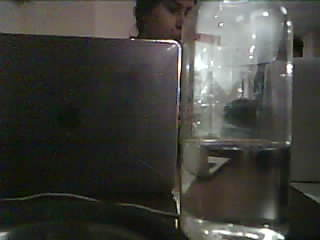
#> input picture Object-Detection-Microservice/YOLOProjects/water10.jpeg, 320 x 240 px
$ python water.py
#> lines starting #> are read from the running program, lines starting #| are printed output that depends on the picture; after the words box and inside, x2 and y2 are one past the last pixel; in counts of white or black regions, pixels touching at a corner belong together; long printed decimals are rounded
import numpy as np
import cv2
import matplotlib
import operator as op
matplotlib.use('TkAgg')

image = cv2.imread('water10.jpeg')
#> image is the input picture: shape (240, 320, 3); mean B, G, R 59.9, 64.8, 65.1

mask = np.zeros(image.shape[:2], np.uint8)

backgroundModel = np.zeros((1, 65), np.float64)
foregroundModel = np.zeros((1, 65), np.float64)

rectangle = (200, 0, 110, 240)

cv2.grabCut(image, mask, rectangle, backgroundModel, foregroundModel, 3, cv2.GC_INIT_WITH_RECT)

mask2 = np.where((mask == 2) | (mask == 0), 0, 1).astype('uint8')

image = image * mask2[:, :, np.newaxis]
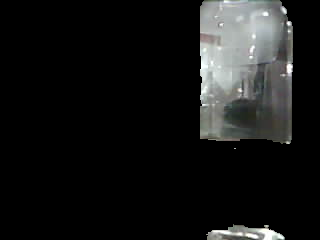
#> image: shape (240, 320, 3); mean B, G, R 23.5, 23.9, 23.2
edges = cv2.Canny(image, 100, 200)
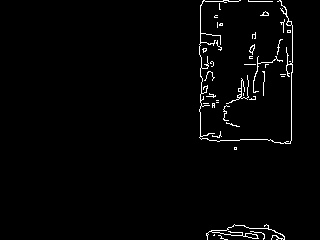
#> edges: shape (240, 320); 1.9% white in thin lines or dots, all inside (x1, y1, x2, y2) = (199, 0, 293, 240)

max_w = 0
index = 0
for i in range(10, len(edges)-10):

    if op.countOf(edges[i], 255) > max_w:
        max_w = op.countOf(edges[i], 255)
        print(max_w)
        index = i
        print(index)
#> this loop made 220 passes
#> max_w on passes 1, 2, 3, 4, 6, 53, 55, 130: 4, 5, 7, 8, 14, 19, 29, 33
#> (printed output is left out)
#> after the loop, index = 139; max_w = 33

perc = (len(edges)-index) / (len(edges))
#> perc = 0.421
print("hh")
print(perc)
#| 0.4208
cv2.imwrite('houghlines.jpg', edges)

$ run again, with Object-Detection-Microservice/YOLOProjects/water12.jpeg copied over Object-Detection-Microservice/YOLOProjects/water10.jpeg
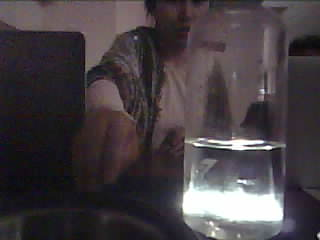
#> input picture Object-Detection-Microservice/YOLOProjects/water12.jpeg, 320 x 240 px
#> image is the input picture: shape (240, 320, 3); mean B, G, R 67, 63.1, 70.2
#> `image = image * mask2[:, :, np.newaxis]`:
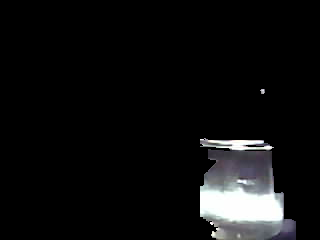
#> image: shape (240, 320, 3); mean B, G, R 15.6, 15.1, 14.9
#> `edges = cv2.Canny(image, 100, 200)`:
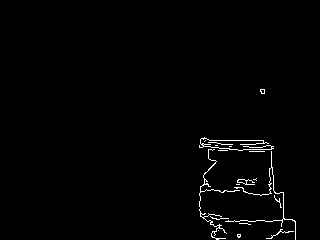
#> edges: shape (240, 320); 1.3% white in thin lines or dots, all inside (x1, y1, x2, y2) = (199, 89, 296, 240)
#> the loop `for i in range(10, len(edges)-10): ` made 220 passes
#> max_w on passes 80, 129, 131: 5, 6, 57
#> (printed output is left out)
#> after the loop `for i in range(10, len(edges)-10):`: index = 140; max_w = 57
#> perc = 0.417
#| 0.4167

$ run again, with Object-Detection-Microservice/YOLOProjects/water13.jpeg copied over Object-Detection-Microservice/YOLOProjects/water10.jpeg
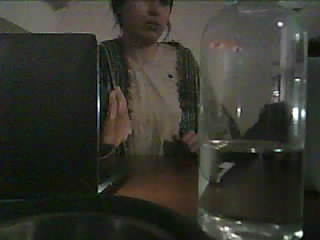
#> input picture Object-Detection-Microservice/YOLOProjects/water13.jpeg, 320 x 240 px
#> image is the input picture: shape (240, 320, 3); mean B, G, R 46.7, 54.1, 54.1
#> `image = image * mask2[:, :, np.newaxis]`:
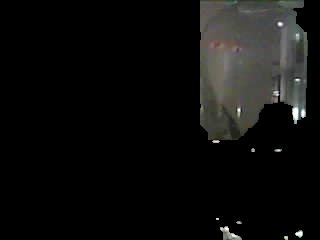
#> image: shape (240, 320, 3); mean B, G, R 13.9, 14.8, 14.8
#> `edges = cv2.Canny(image, 100, 200)`:
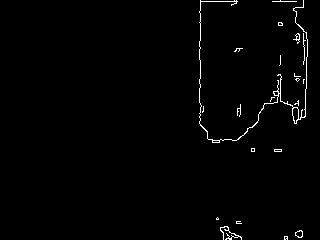
#> edges: shape (240, 320); 1.2% white in thin lines or dots, all inside (x1, y1, x2, y2) = (199, 0, 308, 240)
#> the loop `for i in range(10, len(edges)-10): ` made 220 passes
#> max_w on passes 1, 13, 16, 30, 94: 3, 6, 8, 10, 20
#> (printed output is left out)
#> after the loop `for i in range(10, len(edges)-10):`: index = 103; max_w = 20
#> perc = 0.571
#| 0.5708
